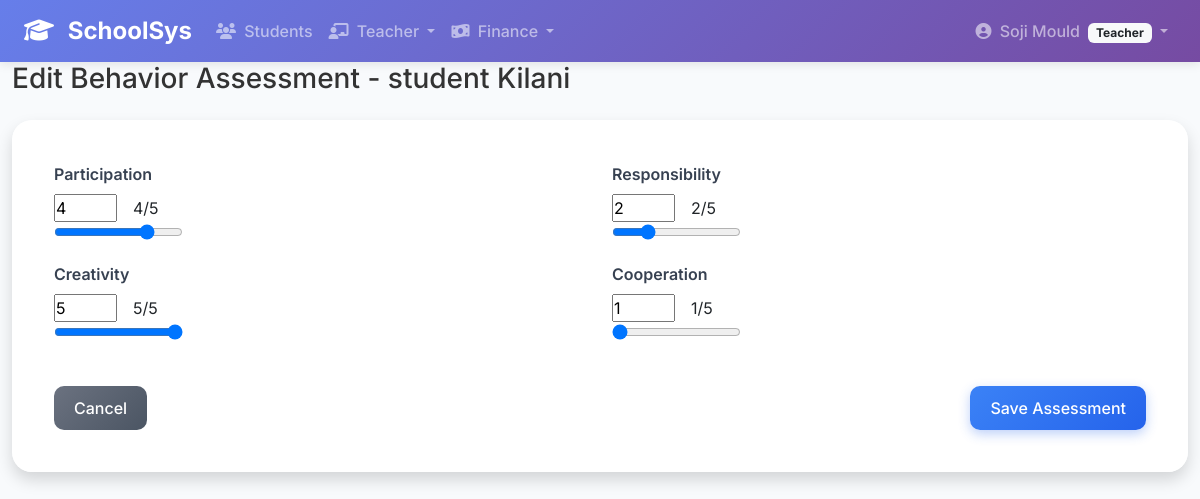
Screenshot of /students/behavior/1/edit/ (signed in) with the database file from the repository.
### core/models.py (models this page shows, shortened)
class User(AbstractUser):
    USER_TYPE_CHOICES = (
        ('admin', 'Administrator'),
        ('teacher', 'Teacher'),
        ('parent', 'Parent'),
        ('student', 'Student'),
        ('accountant', 'Accountant'),
    )
    user_type = models.CharField(max_length=10, choices=USER_TYPE_CHOICES)
    phone = models.CharField(max_length=15, blank=True)
    is_approved = models.BooleanField(default=False)  # For admin approval

### students/models.py (models this page shows, shortened)
class Student(models.Model):
    GENDER_CHOICES = (
        ('M', 'Male'),
        ('F', 'Female'),
    )
    user = models.OneToOneField(User, on_delete=models.CASCADE)
    student_id = models.CharField(max_length=20, unique=True)
    date_of_birth = models.DateField()
    gender = models.CharField(max_length=1, choices=GENDER_CHOICES)
    admission_date = models.DateField()
    current_class = models.ForeignKey('academics.Class', on_delete=models.SET_NULL, null=True)
    photo = models.ImageField(upload_to='students/photos/', blank=True)
    is_active = models.BooleanField(default=True)

class BehaviorAssessment(models.Model):
    ASSESSMENT_CHOICES = [
        (1, 'Needs Improvement'),
        (2, 'Developing'),
        (3, 'Satisfactory'),
        (4, 'Good'),
        (5, 'Excellent')
    ]
    student = models.ForeignKey(Student, on_delete=models.CASCADE)
    term = models.ForeignKey('core.SchoolTerm', on_delete=models.CASCADE)
    assessment_date = models.DateField(auto_now_add=True)
    assessed_by = models.ForeignKey('staff.Teacher', on_delete=models.SET_NULL, null=True)
    participation = models.PositiveSmallIntegerField(
        choices=ASSESSMENT_CHOICES,
        help_text="Class engagement, teamwork"
    )
    responsibility = models.PositiveSmallIntegerField(
        choices=ASSESSMENT_CHOICES,
        help_text="Completing assignments, following rules"
    )
    creativity = models.PositiveSmallIntegerField(
        choices=ASSESSMENT_CHOICES,
        help_text="Thinking skills, innovation"
    )
    cooperation = models.PositiveSmallIntegerField(
        choices=ASSESSMENT_CHOICES,
        help_text="Social skills, respect for others"
    )
    class Meta:
        unique_together = ('student', 'term')
        ordering = ['-term__start_date']

### students/views.py (the view)
# urls.py: path('behavior/<int:assessment_id>/edit/', edit_behavior_assessment, name='edit_behavior_assessment'),
@login_required
def edit_behavior_assessment(request, assessment_id):
    assessment = get_object_or_404(BehaviorAssessment, pk=assessment_id)
    if request.method == 'POST':
        form = BehaviorAssessmentForm(request.POST, instance=assessment)
        if form.is_valid():
            form.save()
            return redirect('student_dashboard', student_id=assessment.student.id)
    else:
        form = BehaviorAssessmentForm(instance=assessment)
    return render(request, 'students/edit_behavior.html', {
        'form': form,
        'student': assessment.student
    })

### students/forms.py
class BehaviorAssessmentForm(forms.ModelForm):
    class Meta:
        model = BehaviorAssessment
        fields = ['participation', 'responsibility', 'creativity', 'cooperation']
        widgets = {
            'participation': forms.NumberInput(attrs={'min': 1, 'max': 5}),
            'responsibility': forms.NumberInput(attrs={'min': 1, 'max': 5}),
            'creativity': forms.NumberInput(attrs={'min': 1, 'max': 5}),
            'cooperation': forms.NumberInput(attrs={'min': 1, 'max': 5}),
        }

### templates/students/edit_behavior.html (shortened to what this page needs)
{% extends 'core/base.html' %}
{% block content %}
<div class="container-fluid">
    <div class="d-sm-flex align-items-center justify-content-between mb-4">
        <h1 class="h3 mb-0 text-gray-800">
            {% if form.instance.pk %}Edit{% else %}Add{% endif %} Behavior Assessment - {{ student.user.get_full_name }}
        </h1>
    </div>
    <div class="card shadow mb-4">
        <div class="card-body">
            <form method="post">
                <div class="row">
                    {% for field in form %}
                    <div class="col-md-6 mb-3">
                        <label class="form-label">{{ field.label }}</label>
                        <div class="d-flex align-items-center">
                            {{ field }}
                            <div class="ms-3">
                                <output class="form-range-value">{{ field.value|default:3 }}</output>/5
                            </div>
                        </div>
                        <div class="form-range">
                            <input type="range" class="form-range-input"
                                   min="1" max="5" step="1"
                                   value="{{ field.value|default:3 }}"
                                   data-target="#{{ field.auto_id }}">
                        </div>
                    </div>
                    {% endfor %}
                </div>
                <div class="d-flex justify-content-between mt-4">
                    <a href="{% url 'student_dashboard' student.id %}" class="btn btn-secondary">
                        Cancel
                    </a>
                    <button type="submit" class="btn btn-primary">
                        Save Assessment
                    </button>
                </div>
            </form>
        </div>
    </div>
</div>
{% endblock %}

### templates/core/base.html (shortened to what this page needs)
<!DOCTYPE html>
<html lang="en">
<head>
    <link href="https://cdn.jsdelivr.net/npm/bootstrap@5.3.0/dist/css/bootstrap.min.css" rel="stylesheet">
    <link rel="stylesheet" href="https://cdnjs.cloudflare.com/ajax/libs/font-awesome/6.4.0/css/all.min.css">
</head>
<body>
    <nav class="navbar navbar-expand-lg navbar-dark bg-dark">
        <div class="container-fluid px-4">
            <a class="navbar-brand" href="{% url 'dashboard' %}">
                <i class="fas fa-graduation-cap me-2"></i>
                SchoolSys
            </a>
            <div class="collapse navbar-collapse" id="navbarContent">
                <ul class="navbar-nav me-auto">
                    {% if user.is_authenticated %}
                        <li class="nav-item">
                            <a class="nav-link" href="{% url 'student_list' %}">
                                <i class="fas fa-users me-1"></i>
                                Students
                            </a>
                        </li>
                        {% if user.user_type == 'teacher' %}
                        <li class="nav-item dropdown">
                            <a class="nav-link dropdown-toggle" href="#" id="teacherDropdown" role="button" data-bs-toggle="dropdown">
                                <i class="fas fa-chalkboard-teacher me-1"></i>
                                Teacher
                            </a>
                        </li>
                        {% endif %}
                        <li class="nav-item dropdown">
                            <a class="nav-link dropdown-toggle" href="#" id="financeDropdown" role="button" data-bs-toggle="dropdown">
                                <i class="fas fa-money-bill-wave me-1"></i>
                                Finance
                            </a>
                        </li>
                    {% endif %}
                </ul>
                <ul class="navbar-nav">
                    {% if user.is_authenticated %}
                        <li class="nav-item dropdown">
                            <a class="nav-link dropdown-toggle" href="#" id="userDropdown" role="button" data-bs-toggle="dropdown">
                                <i class="fas fa-user-circle me-1"></i>
                                {{ user.get_full_name|default:user.username }}
                                {% if user.user_type %}
                                <span class="badge bg-light text-dark ms-1">{{ user.get_user_type_display }}</span>
                                {% endif %}
                            </a>
                        </li>
                    {% else %}
                        <li class="nav-item">
                            <a class="nav-link" href="{% url 'login' %}">
                                <i class="fas fa-sign-in-alt me-1"></i> Login
                            </a>
                        </li>
                    {% endif %}
                </ul>
            </div>
        </div>
    </nav>
    <div class="main-content">
        {% block content %}{% endblock %}
    </div>
</body>
</html>

### templates/core/base.html (style rules this page uses)
* { margin: 0; padding: 0; box-sizing: border-box; }
body { font-family: 'Inter', -apple-system, BlinkMacSystemFont, sans-serif; background-color: #f8fafc; color: #333; min-height: 100vh; }
.navbar-brand { font-weight: 700; font-size: 1.5rem; }
.navbar-dark.bg-dark { background: linear-gradient(135deg, #667eea 0%, #764ba2 100%) !important; box-shadow: 0 2px 10px rgba(0, 0, 0, 0.1); }
.nav-link { font-weight: 500; transition: all 0.3s ease; }
.main-content { min-height: calc(100vh - 76px); padding: 0; }
.card { background: rgba(255, 255, 255, 0.95); backdrop-filter: blur(20px); border-radius: 20px; padding: 25px; box-shadow: 0 20px 40px rgba(0, 0, 0, 0.08); border: 1px solid rgba(255, 255, 255, 0.2); transition: transform 0.3s ease, box-shadow 0.3s ease; margin-bottom: 25px; }
.btn-primary { background: linear-gradient(135deg, #3b82f6, #2563eb); border: none; border-radius: 10px; padding: 10px 20px; font-weight: 500; transition: all 0.3s ease; box-shadow: 0 4px 12px rgba(37, 99, 235, 0.3); }
.btn-secondary { background: linear-gradient(135deg, #6b7280, #4b5563); border: none; border-radius: 10px; padding: 10px 20px; font-weight: 500; }
.form-label { font-weight: 600; color: #374151; margin-bottom: 8px; }

### rows the page displays
User: get_full_name "Soji Mould", user_type "Teacher"
Student: user.get_full_name "student Kilani"
BehaviorAssessment: form "4" "2" "5" "1"

### other values shown
{{ field.label }} "Participation" "Responsibility" "Creativity" "Cooperation"
{{ field.value|default:3 }} "4" "2" "5" "1"
